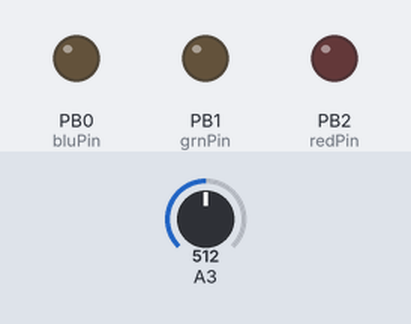
A sketch run on a simulated ATtiny85, built with avr-gcc and run on an emulated ATtiny85. Shown: output pins drawn as LEDs (lit = HIGH). Inputs (shaded band) come from the test bench; at power-on: A3 = 512.

Above: at 1.2 s.
1.3 s: A3 set to 263
2.8 s: A3 set to 241
At 3.57 s:
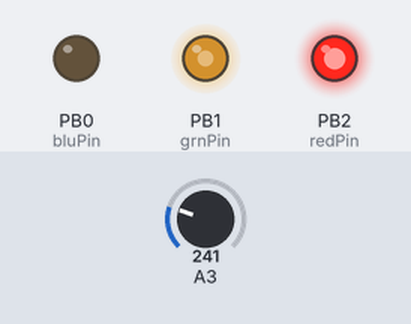
8.8 s: A3 set to 260
At 9.01 s:
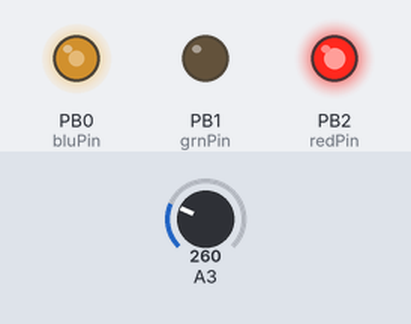
11.8 s: A3 set to 240
At 11.97 s:
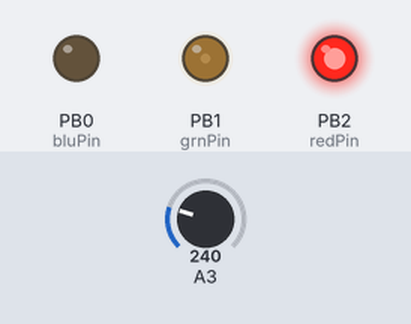
Timing chart, 0 to 27.1 s (numbered marks = the images above; inputs shaded):
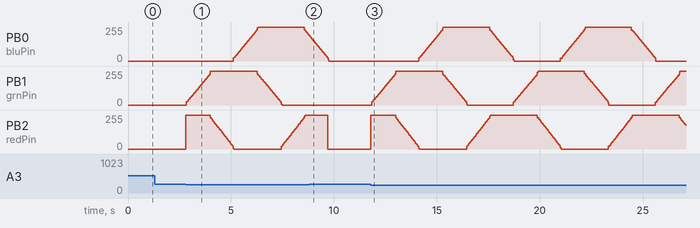

The sketch:

mason-jar.ino
```cpp
// Pin 13 has an LED connected on most Arduino boards.
// give it a name:
//int led = 13;

// the setup routine runs once when you press reset:
//void setup() {
//  // initialize the digital pin as an output.
//  pinMode(led, OUTPUT);
//}

// the loop routine runs over and over again forever:
//void loop() {
//  digitalWrite(led, HIGH);   // turn the LED on (HIGH is the voltage level)
//  delay(1000);               // wait for a second
//  digitalWrite(led, LOW);    // turn the LED off by making the voltage LOW
//  delay(1000);               // wait for a second
//}


//ATtiny85 MASON JAR Mood Light
//Date : 28/12/2014

const int redPin = 2;
const int grnPin = 1;
const int bluPin = 0;
const int LDRpin = 3;
int lightThresh = 250; // Light threshold. 0 - 1023. Lower number = activation at lower light level.

void setup()
{
	pinMode(redPin, OUTPUT);
	pinMode(grnPin, OUTPUT);
	pinMode(bluPin, OUTPUT);
	pinMode(LDRpin, INPUT);
}

void loop() {
	if (analogRead(LDRpin) < lightThresh)
	{
		redtoyellow();
		yellowtogreen();
		greentocyan();
		cyantoblue();
		bluetomagenta();
		magentatored();
	}
	else if (analogRead(LDRpin) >= lightThresh)
	{
		digitalWrite(redPin, LOW);
		digitalWrite(grnPin, LOW);
		digitalWrite(bluPin, LOW);
	}
}

void redtoyellow()
{
	digitalWrite(redPin, HIGH);
	digitalWrite(bluPin, LOW);

// fade up green
for(byte i=1; i<100; i++) {
	byte on  = i;
	byte off = 100-on;
	for( byte a=0; a<100; a++ ) {
		digitalWrite(grnPin, HIGH);
		delayMicroseconds(on);
		digitalWrite(grnPin,LOW);
		delayMicroseconds(off);
	}
}
}


void yellowtogreen()
{
	digitalWrite(grnPin, HIGH);
	digitalWrite(bluPin,LOW);

// fade down red
for(byte i=1; i<100; i++) {
	byte on  = 100-i;
	byte off = i;
	for( byte a=0; a<100; a++ ) {
		digitalWrite(redPin, HIGH);
		delayMicroseconds(on);
		digitalWrite(redPin, LOW);
		delayMicroseconds(off);
	}
}
}


void greentocyan()
{
	digitalWrite(grnPin, HIGH);
	digitalWrite(redPin, LOW);

// fade up blue
for(byte i=1; i<100; i++) {
	byte on  = i;
	byte off = 100-on;
	for( byte a=0; a<100; a++ ) {
		digitalWrite(bluPin, HIGH);
		delayMicroseconds(on);
		digitalWrite(bluPin, LOW);
		delayMicroseconds(off);
	}
}
}


void cyantoblue()
{
	digitalWrite(bluPin, HIGH);
	digitalWrite(redPin, LOW);

// fade down green
for(byte i=1; i<100; i++) {
	byte on  = 100-i;
	byte off = i;
	for( byte a=0; a<100; a++ ) {
		digitalWrite(grnPin, HIGH);
		delayMicroseconds(on);
		digitalWrite(grnPin,LOW);
		delayMicroseconds(off);
	}
}
}


void bluetomagenta()
{
	digitalWrite(bluPin, HIGH);
	digitalWrite(grnPin,LOW);

// fade up red
for(byte i=1; i<100; i++) {
	byte on  = i;
	byte off = 100-on;
	for( byte a=0; a<100; a++ ) {
		digitalWrite(redPin, HIGH);
		delayMicroseconds(on);
		digitalWrite(redPin, LOW);
		delayMicroseconds(off);
	}
}
}

void magentatored()
{
	digitalWrite(redPin,HIGH);
	digitalWrite(grnPin, LOW);

// fade down blue
for(byte i=1; i<100; i++) {
	byte on  = 100-i;
	byte off = i;
	for( byte a=0; a<100; a++ ) {
		digitalWrite(bluPin, HIGH);
		delayMicroseconds(on);
		digitalWrite(bluPin, LOW);
		delayMicroseconds(off);
	}
}
}
```

Measured:
- the behaviour switches between 250 and 249 on A3 (found by bisection; images 0 and 1)
- after the input at 1.3 s, every drawn part: stays the same
- after the input at 2.8 s, PB0 (bluPin): rises from 0/255 to 255/255 in 1.2 s, then falls to 197/255 in 2.4 s; PB1 (grnPin): rises from 0/255 to 255/255 in 1.2 s, then falls to 0/255 in 3.4 s
- after the input at 8.8 s, PB1 (grnPin): stays 0/255 (without the input it goes to 22/255 after 0.92 s)
